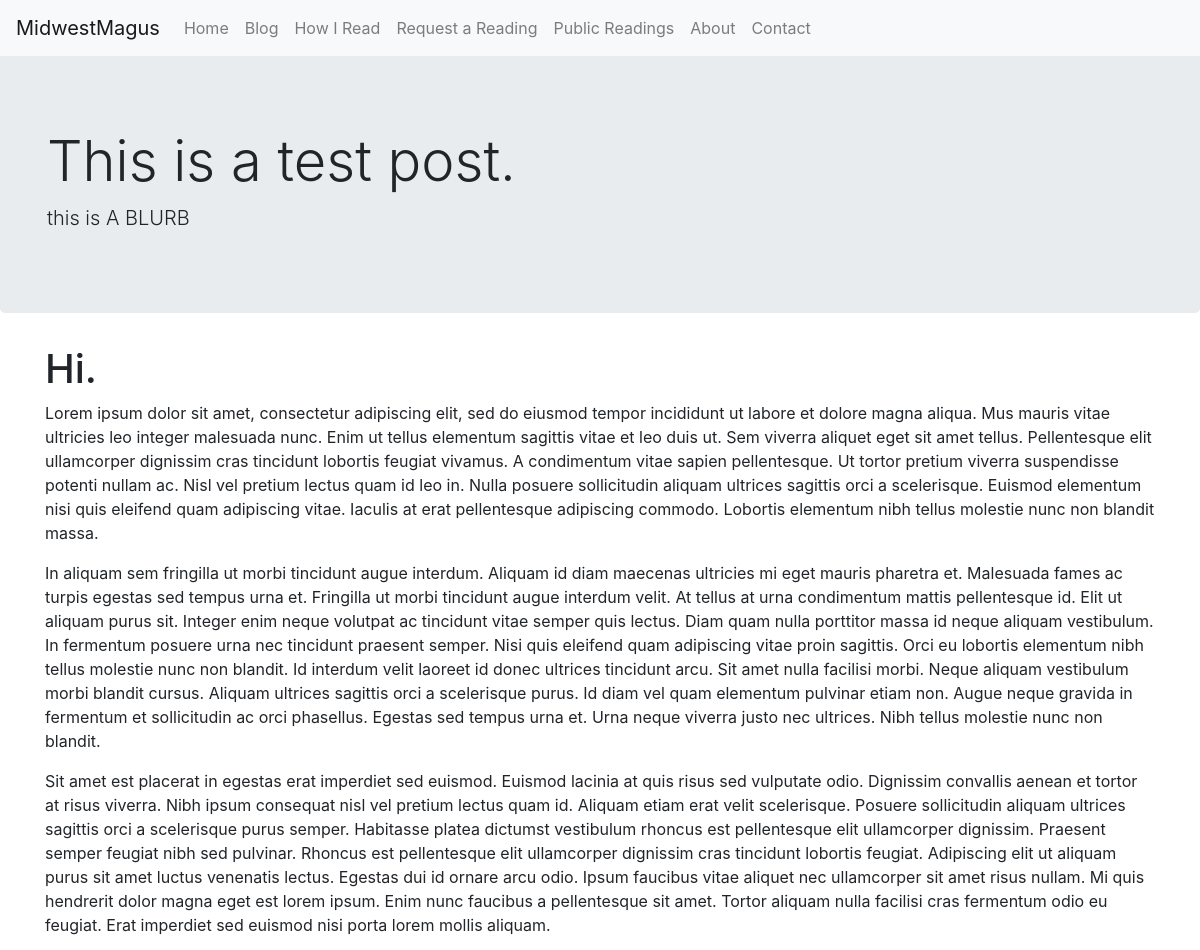
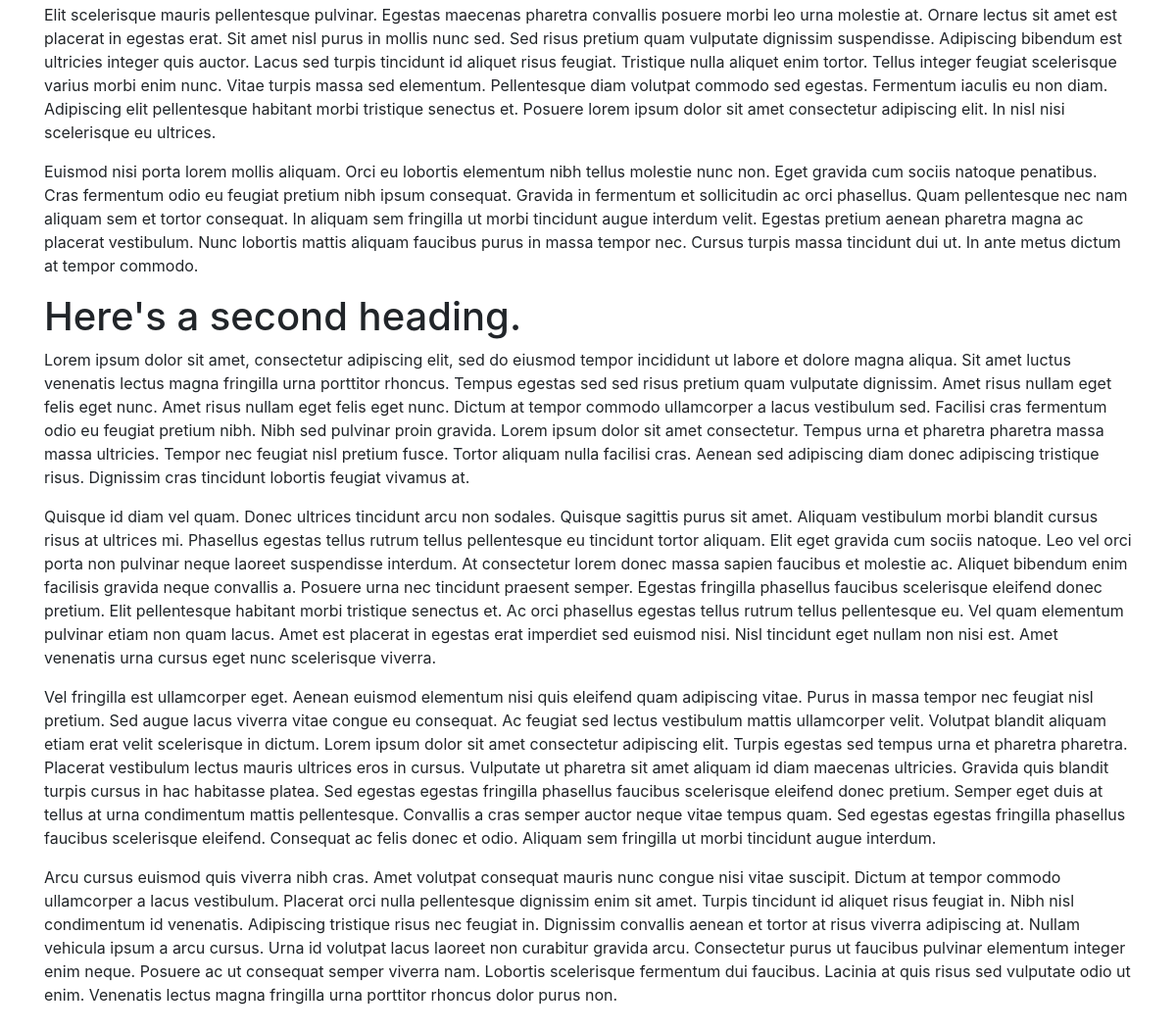
The page /blog/1 on the database its author committed (2 pictures, top to bottom).
### blog/models.py (models this page shows, shortened)
class Post(models.Model):
    title = models.CharField(max_length=200, null=False, unique=True)
    blurb = models.CharField(max_length=200, null=False)
    body = RichTextField()
    publish_date = models.DateTimeField(null=False, auto_now_add=True)
    tags = models.ManyToManyField(Tag)
    class Meta:
        ordering = ('-publish_date',)

### blog/views.py (the view)
# urls.py: path('blog/<int:post_id>', PostView.as_view()),
class PostView(View):
    template_name = 'blog/post.html'
    def get(self, request, post_id):
        post = get_object_or_404(Post, pk=post_id)
        return render(request, self.template_name, {'post': post})

### blog/templates/blog/post.html
{% extends 'base.html' %}
{% block heading %}
    {{ post.title }}
{% endblock heading %}
{% block blurb %}
    this is A BLURB
{% endblock %}
{% block content %}
    {{ post.body|safe }}
{% endblock %}

### rows shown on the page
Post: title "This is a test post.", body "Hi. Lorem ipsum dolor sit amet, consectetur adipiscing elit, sed do eiusmod tempor incididunt ut labore et dolore magna aliqua. Mus mauris vitae ultricies leo integer malesuada nunc. Enim ut tellus elementum sagittis vitae et leo duis ut. Sem viverra aliquet eget sit amet tellus. Pellentesque elit ullamcorper dignissim cras tincidunt lobortis feugiat vivamus. A condimentum vitae sapien pellentesque. Ut tortor pretium viverra suspendisse potenti nullam ac. Nisl vel pretium lectus quam id leo in. Nulla posuere sollicitudin aliquam ultrices sagittis orci a scelerisque. Euismod elementum nisi quis eleifend quam adipiscing vitae. Iaculis at erat pellentesque adipiscing commodo. Lobortis…"
